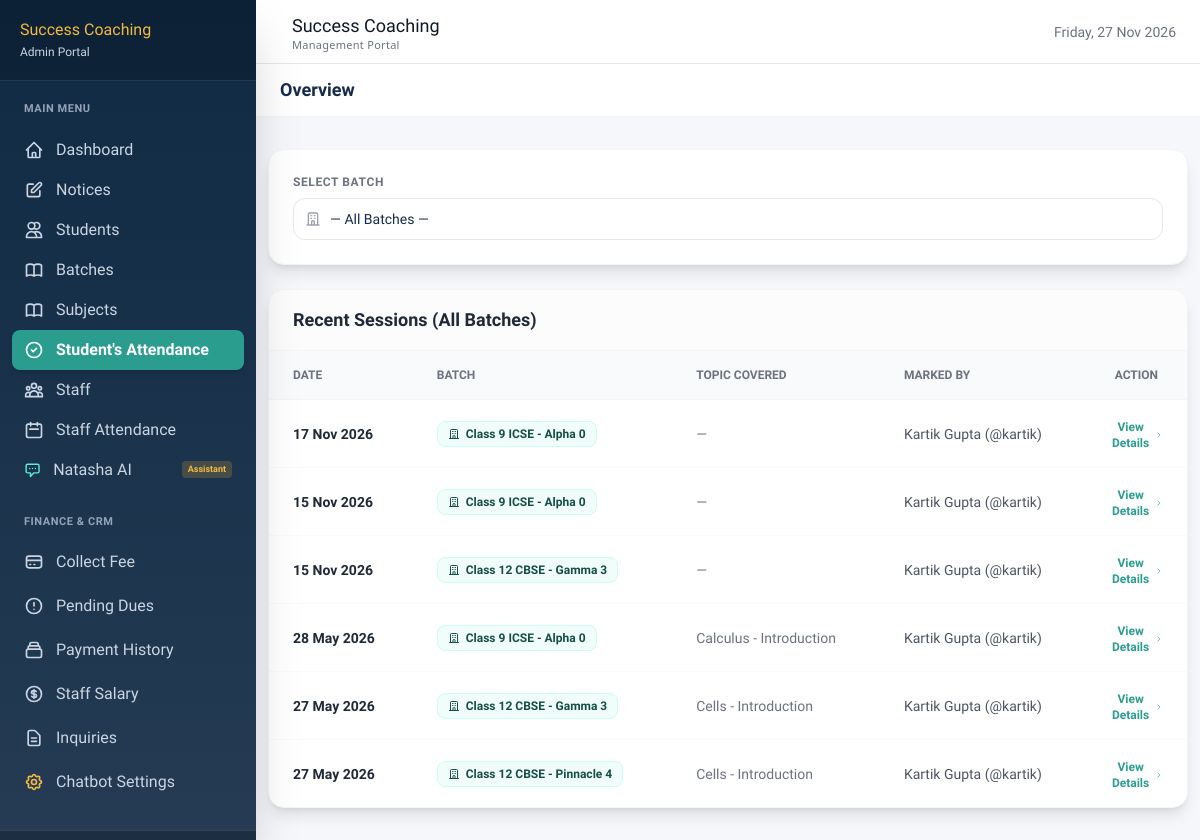
/dashboard/attendance/reports/ (signed in), run on the app's committed database.
### attendance/models.py (models this page shows)
class AttendanceSession(models.Model):
    batch = models.ForeignKey('batches.Batch', on_delete=models.CASCADE)
    date = models.DateField()
    marked_by = models.ForeignKey(settings.AUTH_USER_MODEL, on_delete=models.SET_NULL, null=True)
    marked_at = models.DateTimeField(auto_now_add=True)
    topic_covered = models.CharField(max_length=200, blank=True)
    class Meta:
        unique_together = ('batch', 'date')

### batches/models.py (models this page shows, shortened)
class Batch(models.Model):
    DAYS_CHOICES = [
        ('MWF', 'Mon-Wed-Fri'),
        ('TTS', 'Tue-Thu-Sat'),
        ('DAILY', 'Daily'),
        ('WEEKEND', 'Weekend'),
    ]
    TIME_SLOT_CHOICES = [
        ('morning', 'Morning (6AM–9AM)'),
        ('afternoon', 'Afternoon (12PM–3PM)'),
        ('evening', 'Evening (4PM–7PM)'),
    ]
    batch_name = models.CharField(max_length=100)
    batch_code = models.CharField(max_length=20, unique=True)
    class_level = models.CharField(max_length=5, choices=[(str(i), f'Class {i}') for i in range(5, 13)])
    board = models.CharField(max_length=10, choices=[('CBSE', 'CBSE'), ('ICSE', 'ICSE'), ('BOTH', 'Both')])
    subjects = models.ManyToManyField(Subject, blank=True)
    teacher = models.ForeignKey('staff.Staff', on_delete=models.SET_NULL, null=True)
    students = models.ManyToManyField('students.Student', blank=True, related_name='batches')
    days = models.CharField(max_length=20, choices=DAYS_CHOICES)
    time_slot = models.CharField(max_length=20, choices=TIME_SLOT_CHOICES)
    start_time = models.TimeField()
    end_time = models.TimeField()
    start_date = models.DateField()
    max_students = models.IntegerField(default=30)
    is_active = models.BooleanField(default=True)
    room_number = models.CharField(max_length=20, blank=True)
    monthly_fee = models.DecimalField(max_digits=8, decimal_places=2)

### accounts/models.py (models this page shows)
class User(AbstractUser):
    ROLE_CHOICES = [('admin', 'Admin'), ('staff', 'Staff'), ('student', 'Student')]
    role = models.CharField(max_length=20, choices=ROLE_CHOICES, default='student')
    phone = models.CharField(max_length=15, blank=True)
    profile_photo = models.ImageField(upload_to='profiles/', blank=True, null=True)
    created_at = models.DateTimeField(auto_now_add=True)

### attendance/views.py (the view, shortened to what this page needs)
# urls.py: path('reports/', views.attendance_reports, name='attendance_reports'),
@staff_or_admin_required
def attendance_reports(request):
    user = request.user
    if user.role == 'admin':
        batches = Batch.objects.filter(is_active=True)
    else:
        try:
            batches = Batch.objects.filter(teacher=user.staff, is_active=True)
        except Exception:
            batches = Batch.objects.none()
    selected_batch_id = request.GET.get('batch')
    selected_date_str = request.GET.get('date')
    sessions = AttendanceSession.objects.select_related('batch').order_by('-date')
    student_summary = None
    selected_batch = None
    date_session = None
    if selected_batch_id:
        recent_sessions = AttendanceSession.objects.filter(
            batch_id=selected_batch_id
        ).select_related('batch', 'marked_by').order_by('-date')
    elif user.role == 'staff':
        recent_sessions = AttendanceSession.objects.filter(
            batch__in=batches
        ).select_related('batch', 'marked_by').order_by('-date')[:15]
    else:
        recent_sessions = AttendanceSession.objects.select_related('batch', 'marked_by').order_by('-date')[:15]
    return render(request, 'dashboard/attendance/reports.html', {
        'batches': batches,
        'selected_batch': selected_batch,
        'selected_batch_id': selected_batch_id,
        'selected_date': selected_date_str,
        'student_summary': student_summary,
        'date_session': date_session,
        'recent_sessions': recent_sessions,
        'today': timezone.now().date(),
    })

### accounts/context_processors.py (called while the page is built)
def dashboard_base(request):
    context = {}
    if not request.user.is_authenticated:
        context['base_template'] = 'base_dashboard.html'
        return context
    if request.user.role == 'staff':
        context['base_template'] = 'base_staff.html'
        context['active_notices'] = Notice.objects.filter(is_active=True)
    elif request.user.role == 'student':
        context['base_template'] = 'base_dashboard.html'
        context['active_notices'] = Notice.objects.filter(is_active=True, target_audience='all')
    else:
        context['base_template'] = 'base_dashboard.html'
        context['active_notices'] = Notice.objects.filter(is_active=True)
    return context

### templates/dashboard/attendance/reports.html (shortened to what this page needs)
{% extends base_template %}
{% block content %}
<div class="max-w-7xl mx-auto px-1 sm:px-1 lg:px-1 py-6 space-y-6">
    <div class="bg-white rounded-2xl shadow-lg border border-gray-100 p-5 sm:p-6">
        <form method="GET" class="flex flex-wrap gap-4 items-end">
            <div class="flex-1 min-w-[180px]">
                <label class="block text-xs font-semibold text-gray-500 uppercase tracking-wider mb-2">Select Batch</label>
                <div class="relative">
                    <select name="batch" onchange="this.form.submit()"
                            class="w-full pl-9 pr-4 py-2.5 border border-gray-200 rounded-xl text-sm focus:ring-2 focus:ring-primary/20 focus:border-primary outline-none appearance-none bg-white cursor-pointer">
                        <option value="">— All Batches —</option>
                    </select>
                </div>
            </div>
        </form>
    </div>
    <div class="bg-white rounded-2xl shadow-lg border border-gray-100 overflow-hidden">
        <div class="px-5 sm:px-6 py-4 border-b border-gray-100 bg-gray-50/50">
            <h2 class="font-bold text-gray-800 text-lg">
                {% if selected_batch %}Sessions — {{ selected_batch.batch_name }}{% else %}Recent Sessions (All Batches){% endif %}
            </h2>
        </div>
        <div class="hidden md:block overflow-x-auto">
            <table class="w-full text-sm text-left">
                <thead class="bg-gray-50 border-b border-gray-100 text-gray-500 text-xs uppercase">
                    <tr>
                        <th class="px-6 py-4 font-semibold">Date</th>
                        <th class="px-6 py-4 font-semibold">Batch</th>
                        <th class="px-6 py-4 font-semibold">Topic Covered</th>
                        <th class="px-6 py-4 font-semibold">Marked By</th>
                        <th class="px-6 py-4 font-semibold text-center w-24">Action</th>
                    </tr>
                </thead>
                <tbody class="divide-y divide-gray-50">
                    {% for session in recent_sessions %}
                    <tr class="hover:bg-gray-50 transition-colors group">
                        <td class="px-6 py-4 font-semibold text-gray-800">{{ session.date|date:"d M Y" }}</td>
                        <td class="px-6 py-4">
                            <span class="inline-flex items-center gap-1.5 bg-teal-50 text-teal-800 border border-teal-100 px-2.5 py-1 rounded-lg text-xs font-semibold">
                                <svg class="w-3 h-3" fill="none" stroke="currentColor" viewBox="0 0 24 24">
                                    <path stroke-linecap="round" stroke-linejoin="round" stroke-width="2" d="M19 21V5a2 2 0 00-2-2H7a2 2 0 00-2 2v16m14 0h2m-2 0h-5m-9 0H3m2 0h5M9 7h1m-1 4h1m4-4h1m-1 4h1m-5 10v-5a1 1 0 011-1h2a1 1 0 011 1v5m-4 0h4"></path>
                                </svg>
                                {{ session.batch.batch_name }}
                            </span>
                        </td>
                        <td class="px-6 py-4 text-gray-500 text-sm">{{ session.topic_covered|default:"—" }}</td>
                        <td class="px-6 py-4 text-gray-600 text-sm">{% if session.marked_by %}{{ session.marked_by.get_full_name }} (@{{ session.marked_by.username }}){% else %}—{% endif %}</td>
                        <td class="px-6 py-4 text-center">
                            <a href="{% url 'attendance_reports' %}?batch={{ session.batch.id }}&date={{ session.date|date:'Y-m-d' }}"
                               class="inline-flex items-center gap-1 text-xs text-secondary hover:text-primary font-semibold transition-colors">
                                View Details
                                <svg class="w-3 h-3 group-hover:translate-x-0.5 transition-transform" fill="none" stroke="currentColor" viewBox="0 0 24 24">
                                    <path stroke-linecap="round" stroke-linejoin="round" stroke-width="2" d="M9 5l7 7-7 7"></path>
                                </svg>
                            </a>
                        </td>
                    </tr>
                    {% endfor %}
                </tbody>
            </table>
        </div>
    </div>
</div>
{% endblock %}

### templates/base_dashboard.html (style rules this page uses)
body { font-family: 'Hind', sans-serif; color: #172B4D; background-color: #F5F7FA; }

### data on the page
AttendanceSession: date "17 Nov 2026", batch.batch_name "Class 9 ICSE - Alpha 0", topic_covered "—", marked_by.get_full_name "Kartik Gupta", marked_by.username "kartik"
AttendanceSession: date "15 Nov 2026", batch.batch_name "Class 9 ICSE - Alpha 0", topic_covered "—", marked_by.get_full_name "Kartik Gupta", marked_by.username "kartik"
AttendanceSession: date "15 Nov 2026", batch.batch_name "Class 12 CBSE - Gamma 3", topic_covered "—", marked_by.get_full_name "Kartik Gupta", marked_by.username "kartik"
AttendanceSession: date "28 May 2026", batch.batch_name "Class 9 ICSE - Alpha 0", topic_covered "Calculus - Introduction", marked_by.get_full_name "Kartik Gupta", marked_by.username "kartik"
AttendanceSession: date "27 May 2026", batch.batch_name "Class 12 CBSE - Gamma 3", topic_covered "Cells - Introduction", marked_by.get_full_name "Kartik Gupta", marked_by.username "kartik"
AttendanceSession: date "27 May 2026", batch.batch_name "Class 12 CBSE - Pinnacle 4", topic_covered "Cells - Introduction", marked_by.get_full_name "Kartik Gupta", marked_by.username "kartik"
